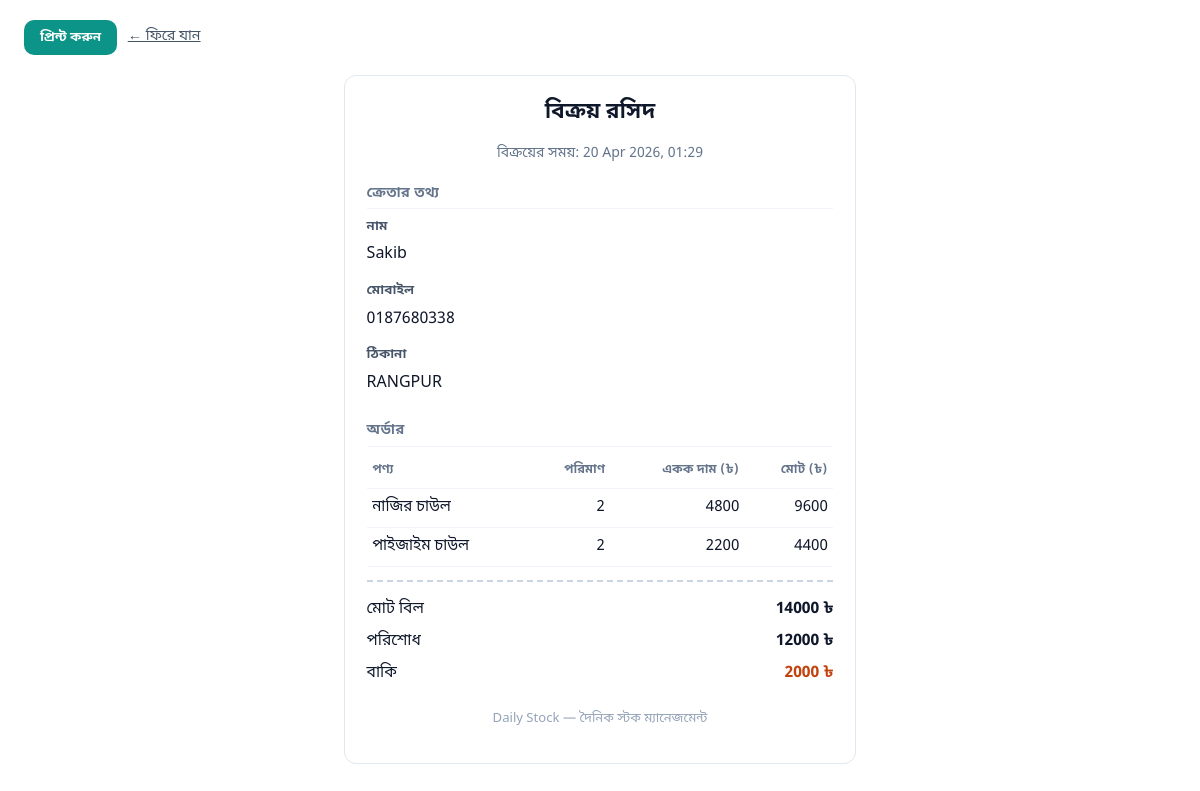
Screenshot of /stock/sale/4/print/ (signed in) with the database file from the repository.
### stock/models.py (models this page shows, shortened)
class DailySell(models.Model):
    customer_name = models.CharField(max_length=255)
    phone = models.CharField(max_length=32)
    address = models.TextField(blank=True)
    amount_paid = models.DecimalField(
        max_digits=12,
        decimal_places=2,
        default=0,
        help_text='ক্রেতা যে টাকা দিয়েছে',
    )
    amount_due = models.DecimalField(
        max_digits=12,
        decimal_places=2,
        default=0,
        help_text='বাকি (মোট − পরিশোধ)',
    )
    sold_at = models.DateTimeField(auto_now_add=True)
    class Meta:
        db_table = 'stock_management_dailysell'
        ordering = ['-sold_at']
    @property
    def line_total(self) -> Decimal:
        total = Decimal('0')
        for ln in self.lines.all():
            total += (ln.unit_price * ln.quantity).quantize(Decimal('0.01'))
        return total.quantize(Decimal('0.01'))

class DailySellLine(models.Model):
    sale = models.ForeignKey(
        DailySell,
        on_delete=models.CASCADE,
        related_name='lines',
    )
    product = models.ForeignKey(
        Product,
        on_delete=models.PROTECT,
        related_name='sale_lines',
    )
    quantity = models.PositiveIntegerField()
    unit_price = models.DecimalField(
        max_digits=12,
        decimal_places=2,
        editable=False,
        help_text='বিক্রয় মুহূর্তে একক দাম',
    )
    class Meta:
        db_table = 'stock_management_dailysellline'
        ordering = ['id']
    @property
    def line_total(self) -> Decimal:
        return (self.unit_price * self.quantity).quantize(Decimal('0.01'))

class Product(models.Model):
    name = models.CharField(max_length=255)
    quality = models.CharField(max_length=255, help_text='যেমন গ্রেড / মান')
    price = models.DecimalField(
        max_digits=12,
        decimal_places=2,
        help_text='প্রতি এককের দাম (টাকা)। বিক্রয় মোট = একক দাম × পরিমাণ।',
    )
    stock_quantity = models.PositiveIntegerField(default=0)
    class Meta:
        db_table = 'stock_management_product'
        ordering = ['name']

### stock/views.py (the view)
# urls.py: path('sale/<int:pk>/print/', views.SalePrintView.as_view(), name='sale_print'),
class SalePrintView(LoginRequiredMixin, View):
    login_url = '/'
    template_name = 'stock/sale_print.html'
    def get(self, request, pk):
        sale = get_object_or_404(
            DailySell.objects.prefetch_related('lines__product'),
            pk=pk,
        )
        return render(request, self.template_name, {'sale': sale})

### stock/templates/stock/sale_print.html (shortened to what this page needs)
<!DOCTYPE html>
<html lang="bn">
<head>
</head>
<body>
  <div class="print-toolbar no-print">
    <button type="button" id="sale-print-btn">প্রিন্ট করুন</button>
    <a href="javascript:history.back()">← ফিরে যান</a>
  </div>
  <article class="slip">
    <h1>বিক্রয় রসিদ</h1>
    <p class="slip-sub">বিক্রয়ের সময়: {{ sale.sold_at|date:"d M Y, H:i" }}</p>
    <div class="slip-section-title">ক্রেতার তথ্য</div>
    <dl class="slip-dl">
      <dt>নাম</dt>
      <dd>{{ sale.customer_name }}</dd>
      <dt>মোবাইল</dt>
      <dd>{{ sale.phone }}</dd>
      <dt>ঠিকানা</dt>
      <dd class="slip-address">{% if sale.address %}{{ sale.address }}{% else %}—{% endif %}</dd>
    </dl>
    <div class="slip-section-title">অর্ডার</div>
    <table class="slip-order">
      <thead>
        <tr>
          <th scope="col">পণ্য</th>
          <th scope="col" class="num">পরিমাণ</th>
          <th scope="col" class="num">একক দাম (৳)</th>
          <th scope="col" class="num">মোট (৳)</th>
        </tr>
      </thead>
      <tbody>
        {% for ln in sale.lines.all %}
        <tr>
          <td>{{ ln.product.name }}</td>
          <td class="num">{{ ln.quantity }}</td>
          <td class="num">{{ ln.unit_price|floatformat:0 }}</td>
          <td class="num">{{ ln.line_total|floatformat:0 }}</td>
        </tr>
        {% endfor %}
      </tbody>
    </table>
    <div class="slip-totals">
      <div class="slip-totals-row">
        <span>মোট বিল</span>
        <strong>{{ sale.line_total|floatformat:0 }} ৳</strong>
      </div>
      <div class="slip-totals-row">
        <span>পরিশোধ</span>
        <strong>{{ sale.amount_paid|floatformat:0 }} ৳</strong>
      </div>
      <div class="slip-totals-row due">
        <span>বাকি</span>
        <strong>{{ sale.amount_due|floatformat:0 }} ৳</strong>
      </div>
    </div>
    <p class="slip-footer">Daily Stock — দৈনিক স্টক ম্যানেজমেন্ট</p>
  </article>
</body>
</html>

### stock/templates/stock/sale_print.html (style rules this page uses)
* { box-sizing: border-box; }
body { margin: 0; padding: 1.25rem 1.5rem 2rem; font-family: 'Noto Sans Bengali', system-ui, sans-serif; font-size: 14px; line-height: 1.55; color: #0f172a; background: #fff; }
.print-toolbar { margin-bottom: 1.25rem; display: flex; flex-wrap: wrap; gap: 0.65rem; align-items: center; }
.print-toolbar button { padding: 0.55rem 1rem; font-family: inherit; font-weight: 700; border-radius: 10px; border: none; cursor: pointer; background: #0d9488; color: #fff; }
.print-toolbar a { color: #475569; font-size: 0.9rem; }
.slip { max-width: 32rem; margin: 0 auto; border: 1px solid #e2e8f0; border-radius: 12px; padding: 1.25rem 1.35rem; }
.slip h1 { margin: 0 0 0.35rem; font-size: 1.35rem; text-align: center; font-weight: 700; }
.slip-sub { text-align: center; font-size: 0.88rem; color: #64748b; margin-bottom: 1.1rem; }
.slip-section-title { font-size: 0.88rem; font-weight: 700; letter-spacing: 0.02em; color: #64748b; margin: 1rem 0 0.45rem; border-bottom: 1px solid #f1f5f9; padding-bottom: 0.25rem; }
.slip-section-title:first-of-type { margin-top: 0; }
.slip-dl { margin: 0; display: grid; gap: 0.35rem 0.75rem; }
.slip-dl dt { font-weight: 650; color: #475569; font-size: 0.82rem; }
.slip-dl dd { margin: 0 0 0.5rem; font-size: 1rem; }
.slip-address { white-space: pre-wrap; word-break: break-word; }
.slip-order { width: 100%; border-collapse: collapse; margin-top: 0.35rem; font-size: 0.95rem; }
.slip-order th, .slip-order td { padding: 0.45rem 0.35rem; text-align: left; border-bottom: 1px solid #f1f5f9; }
.slip-order th { font-size: 0.78rem; color: #64748b; font-weight: 650; }
.slip-order .num { text-align: right; font-variant-numeric: tabular-nums; }
.slip-totals { margin-top: 0.85rem; padding-top: 0.65rem; border-top: 2px dashed #cbd5e1; }
.slip-totals-row { display: flex; justify-content: space-between; gap: 1rem; padding: 0.25rem 0; font-size: 0.98rem; }
.slip-totals-row strong { font-weight: 700; }
.slip-totals-row.due strong { color: #c2410c; }
.slip-footer { margin-top: 1.25rem; font-size: 0.82rem; color: #94a3b8; text-align: center; }

### rows the page displays
DailySell: sold_at "20 Apr 2026, 01:29", customer_name "Sakib", phone "0187680338", address "RANGPUR", line_total "14000", amount_paid "12000", amount_due "2000"
DailySellLine: product.name "নাজির চাউল", quantity "2", unit_price "4800", line_total "9600"
DailySellLine: product.name "পাইজাইম চাউল", quantity "2", unit_price "2200", line_total "4400"
